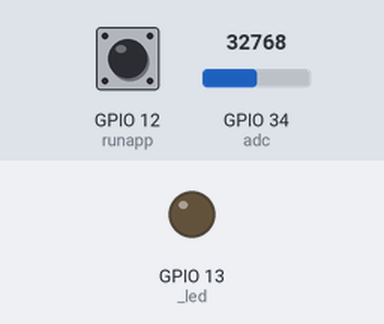
Simulated run of this program. Board: ESP32 board running MicroPython. Shown: output pins drawn as LEDs (lit = HIGH). The inputs (shaded band) are chosen by the test bench; at power-on: GPIO 12 (runapp) HIGH, GPIO 34 (adc) = 32768 (analog values on the 0–65535 scale). No MQTT or app messages arrive unless stated.

Above: at 0.25 s.
At 5.3 s:
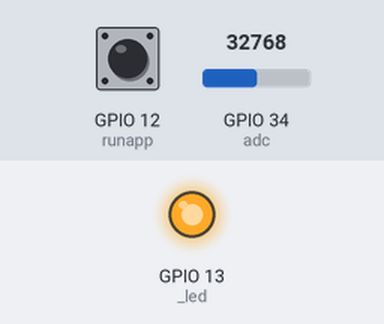
Timing chart, 0 to 13.4 s (numbered marks = the images above):
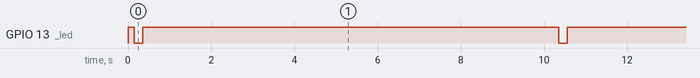

The program:

main.py
```python
# coding: utf8
""" La Maison Pythonic - Objet Environnemental

	Envoi des données sur la qualité de l'air vers serveur MQTT

 	v0.1 - Initial Writing (ESP32 ONLY)
 """

from machine import Pin, I2C, ADC, reset
import time
from ubinascii import hexlify
from network import WLAN
import os

CLIENT_ID = 'environ-1'

# Utiliser résolution DNS (serveur en ligne)
# MQTT_SERVER = 'test.mosquitto.org'
#
# Utiliser IP si le Pi en adresse fixe
# (plus fiable sur réseau local/domestique)
# MQTT_SERVER = '192.168.1.220'
#
# Utiliser le hostname si Pi en DHCP et que la propagation
# du # hostname atteind le modem/router (voir aussi
# gestion mDns sur router). # (pas forcement fiable sur
# réseau domestique)
# MQTT_SERVER = 'pythonic'
#
# Attention: MicroPython sous ESP8266 ne gère pas mDns!

MQTT_SERVER = "192.168.1.210"

# Mettre a None si pas utile
MQTT_USER = 'pusr103'
MQTT_PSWD = '21052017'

# redemarrage auto après erreur
ERROR_REBOOT_TIME = 3600 # 1 h = 3600 sec
# Capteur de température TMP36
A2 = 34 # A2 on ESP32
TMP36_PIN =  A2

# --- Abstraction ESP32 et ESP8266 ---
class LED:
	""" Abstraction LED Utilisateur pour ESP32 et ESP8266 """
	# User LED set ESP32 is on #13 with direct logic,
	# ESP8266 on pin #0 with reverse Logic

	# Comme le code initial était développé en logique inverse sur ESP8266
	# il faut réinverser la logique pour être compatible avec ESP32
	def __init__( self ):
		import os
		if os.uname().nodename == 'esp32':
			self._led = Pin( 13, Pin.OUT )
			self._reverse = True # LED in direct logic
		else:
			self._led = Pin( 0, Pin.OUT )
			self._reverse = False # LED in reverse logic

	def value( self, value=None ):
		""" contrôle the LED state """
		if value == None:
			# lire l'état de la LED
			if self._reverse:
				return not( self._led.value() )
			else:
				return self._led.value()
		else:
			# Modifier l'état de la LED
			if self._reverse:
				value = not( value )
			self._led.value( value )

def get_i2c():
	""" Abstraction du bus I2C pour ESP32 et ESP8266 """
	import os
	if os.uname().nodename == 'esp32':
		return I2C( sda=Pin(23), scl=Pin(22) )
	else:
		return I2C( sda=Pin(4), scl=Pin(5) )

# --- Demarrage conditionnel ---
runapp = Pin( 12,  Pin.IN, Pin.PULL_UP )
led = LED()
led.value( 1 ) # eteindre

def led_error( step ):
	global led
	t = time.time()
	while ( time.time()-t ) < ERROR_REBOOT_TIME:
		for i in range( 20 ):
			led.value(not(led.value()))
			time.sleep(0.100)
		led.value( 1 ) # eteindre
		time.sleep( 1 )
		# clignote nbr fois
		for i in range( step ):
			led.value( 0 )
			time.sleep( 0.5 )
			led.value( 1 )
			time.sleep( 0.5 )
		time.sleep( 1 )
	# Re-start the ESP
	reset()

if runapp.value() != 1:
	from sys import exit
	exit(0)

led.value( 0 ) # allumer

# --- Programme Pincipal ---
from umqtt.simple import MQTTClient
try:
	if os.uname().nodename != 'esp32':
		raise Exception( "ESP32 only project (3.3V Analog required)")

	q = MQTTClient( client_id = CLIENT_ID, server = MQTT_SERVER, user = MQTT_USER, password = MQTT_PSWD )
	sMac = hexlify( WLAN().config( 'mac' ) ).decode()
	q.set_last_will( topic="disconnect/%s" % CLIENT_ID , msg=sMac )

	if q.connect() != 0:
		led_error( step=1 )

except Exception as e:
	print( e )
	# check MQTT_SERVER, MQTT_USER, MQTT_PSWD
	led_error( step=2 )

# chargement des bibliotheques
try:
	from machine import Pin
except Exception as e:
	print( e )
	led_error( step=3 )

# créer les capteurs
try:
	adc = ADC( Pin(TMP36_PIN) )
	adc.atten( ADC.ATTN_2_5DB ) # 1.5V max
except Exception as e:
	print( e )
	led_error( step=4 )

try:
	# annonce connexion objet
	sMac = hexlify( WLAN().config( 'mac' ) ).decode()
	q.publish( "connect/%s" % CLIENT_ID , sMac )
	# Annonce l'état
except Exception as e:
	print( e )
	led_error( step=5 )

import uasyncio as asyncio

def capture_1min():
	""" Executé pour capturer la temperature et CCS toutes les 1 min """
	global adc
	# temperature
	mv = (adc.read_u16() * 1.5 )/65.635
	# print( mv )
	mv -= 50 # There is an offset of 50 mv on the ADC
	# print( mv )
	tmp =  (mv-500)/10
        tmp -= 4.42 # calibrating the sensor -> temp offset

	temp = "lmp_temp,loc=cabane temp={0:.2f}".format(tmp) # temp °C
	q.publish( "telegraf/Maison", temp )


def heartbeat():
	""" Led eteinte 200ms toutes les 10 sec """
	# PS: LED déjà éteinte par run_every!
	time.sleep( 0.2 )


async def run_every( fn, min= 1, sec=None):
	""" Execute a function fn every min minutes
	    or sec secondes"""
	global led
	wait_sec = sec if sec else min*60
	while True:
		led.value( 1 ) # eteindre pendant envoi/traitement
		try:
			fn()
		except Exception:
			print( "run_every catch exception for %s" % fn)
			raise # quitter loop
		led.value( 0 ) # allumer
		await asyncio.sleep( wait_sec )

async def run_app_exit():
	""" fin d'execution lorsque quitte la fonction """
	global runapp
	while runapp.value()==1:
		await asyncio.sleep( 10 )
	return

loop = asyncio.get_event_loop()
loop.create_task( run_every(capture_1min  , min=1  ) )
loop.create_task( run_every(heartbeat     , sec=10 ) )
try:
	# Execution du scheduler
	loop.run_until_complete( run_app_exit() )
except (OSError, Exception) as e :
	print( e )
	led_error( step=6 )

loop.close()
led.value( 1 ) # eteindre
print( "Fin!")
```

Measured:
- by itself, GPIO 13 (_led): alternates HIGH for 10.0 s and LOW for 0.20 s
